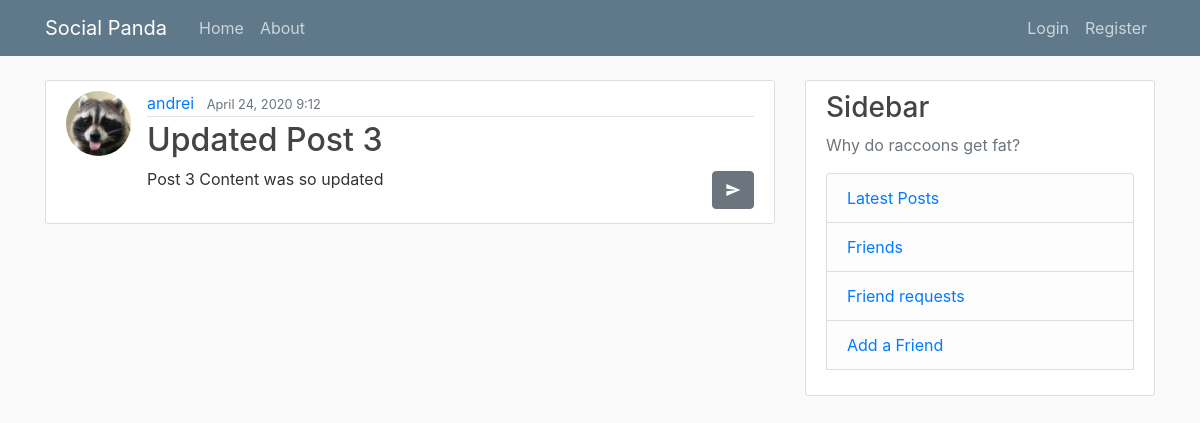
Screenshot of /post/3/ with the database file from the repository.
### blog/models.py (models this page shows, shortened)
class Post(models.Model):
    title = models.CharField(max_length=100)
    content = models.TextField()  # unrestriced text
    date_posted = models.DateTimeField(default=timezone.now)
    author = models.ForeignKey(User, on_delete=models.CASCADE)

### users/models.py (models this page shows, shortened)
class Profile(models.Model):
    user = models.OneToOneField(User, on_delete=models.CASCADE)
    image = models.ImageField(default='default.jpg', upload_to='profile_pics')

### blog/views.py (the view)
# urls.py: path('post/<int:pk>/', PostDetailView.as_view(), name='post-detail'),
class PostDetailView(DetailView):
    model = Post

### blog/context_processors.py (called while the page is built)
def friend_requests(request):
    user = request.user
    friend_request_count = FriendRequest.objects.filter(receiver_id=user.id).count()
    friend_count = Friend.objects.filter(current_user_id=user.id).count()
    return {
        "friend_request_count": friend_request_count,
        "friends_count": friend_count,
    }

### blog/templates/blog/post_detail.html (shortened to what this page needs)
{% extends 'blog/base.html'%}
{% block content %}
<article class="media content-section">
    <img class="rounded-circle article-img" src="{{ object.author.profile.image.url }}">
    <div class="media-body">
        <div class="article-metadata">
            <a class="mr-2" href="{% url 'user-posts' object.author.username %}">{{ object.author }}</a>
            <small class="text-muted">{{ object.date_posted|date:"F d, Y f" }}</small>
        </div>
        <h2 class="article-title">{{ object.title }}</h2>
        <a class="btn btn-secondary mt-1 mb-1 material-icons" href="{% url 'post-share' object.id %}"
           style="float:right">send</a>
        <p class="article-content">{{ object.content }}</p>
      </div>
    </article>
{% endblock content %}

### blog/static/blog/main.css (style rules this page uses)
body { background: #fafafa; color: #333333; margin-top: 5rem; }
h1, h2, h3, h4, h5, h6 { color: #444444; }
.content-section { background: #ffffff; padding: 10px 20px; border: 1px solid #dddddd; border-radius: 3px; margin-bottom: 20px; }
.article-title { color: #444444; }
.article-content { white-space: pre-line; }
.article-img { height: 65px; width: 65px; margin-right: 16px; }
.article-metadata { padding-bottom: 1px; margin-bottom: 4px; border-bottom: 1px solid #e3e3e3 }

### rows the page displays
Post: author.profile.image (picture), author "andrei", date_posted "April 24, 2020 9:12", title "Updated Post 3", content "Post 3 Content was so updated"
